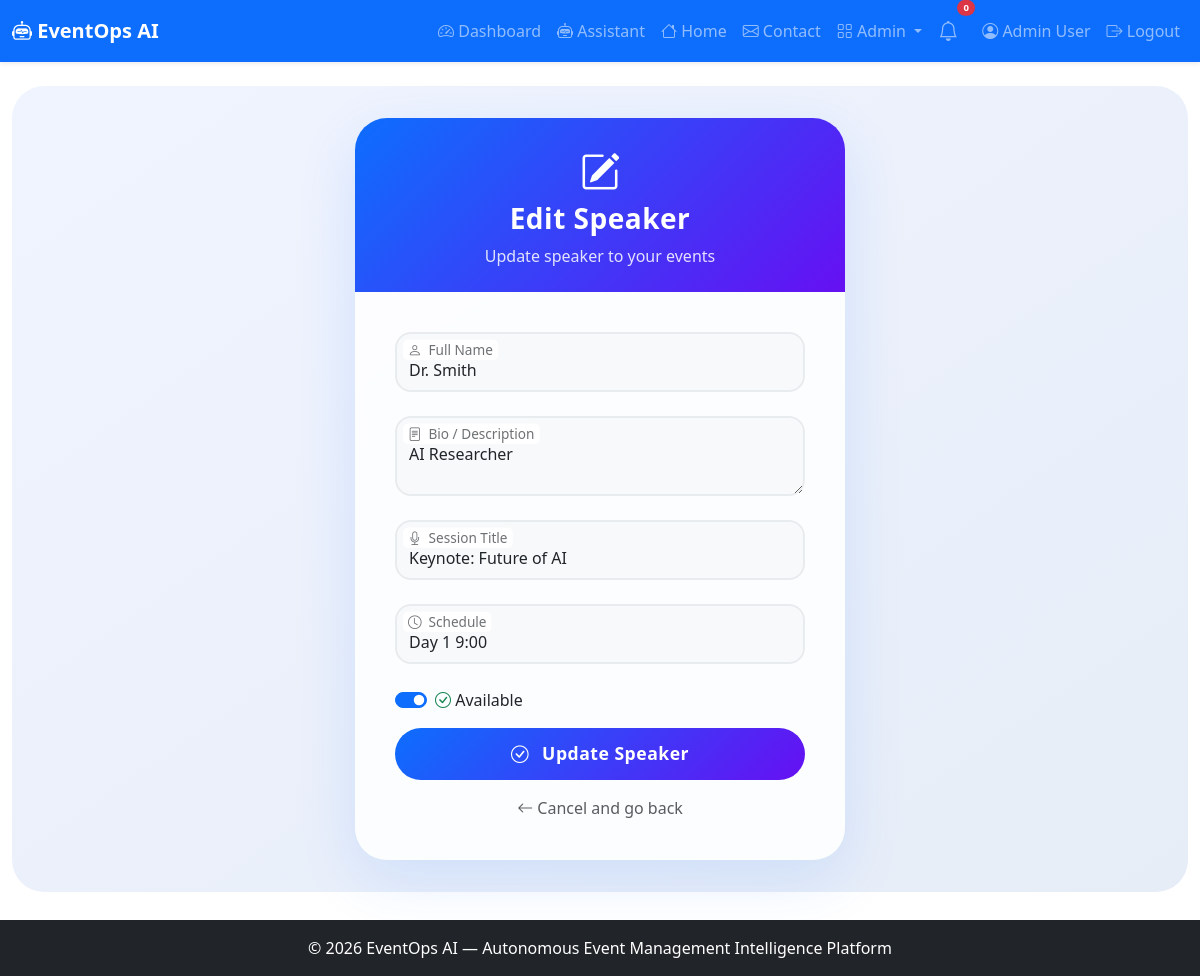
The app's page /admin/speakers/edit/1 (signed in) with its own data.
### app.py (models this page shows, shortened)
class User(UserMixin, db.Model):
    id = db.Column(db.Integer, primary_key=True)
    name = db.Column(db.String(100), nullable=False)
    email = db.Column(db.String(100), unique=True, nullable=False)
    password_hash = db.Column(db.String(200), nullable=False)
    role = db.Column(db.String(20), default='user')
    created_at = db.Column(db.DateTime, default=lambda: datetime.now(timezone.utc))

class Speaker(db.Model):
    id = db.Column(db.Integer, primary_key=True)
    name = db.Column(db.String(100), nullable=False)
    bio = db.Column(db.Text)
    session_title = db.Column(db.String(200))
    schedule = db.Column(db.String(100))
    availability = db.Column(db.Boolean, default=True)
    created_at = db.Column(db.DateTime, default=lambda: datetime.now(timezone.utc))

### app.py (the view, shortened to what this page needs)
@app.route('/admin/speakers/edit/<int:speaker_id>', methods=['GET', 'POST'])
@login_required
def admin_speaker_edit(speaker_id):
    if current_user.role != 'admin':
        abort(403)
    speaker = Speaker.query.get_or_404(speaker_id)
    return render_template('admin_speaker_form.html', speaker=speaker)

### app.py (called while the page is built)
@login_manager.user_loader
def load_user(user_id):
    return User.query.get(int(user_id))

### templates/admin_speaker_form.html (shortened to what this page needs)
{% extends "base.html" %}
{% block content %}
<div class="form-wrapper">
    <div class="col-md-8 col-lg-6 col-xl-5">
        <div class="card form-card">
            <div class="card-header">
                <i class="bi bi-{{ 'pencil-square' if speaker else 'person-plus' }}"></i>
                <h3>{{ 'Edit' if speaker else 'Add' }} Speaker</h3>
                <p class="mb-0" style="opacity:0.85;">{{ 'Update' if speaker else 'Add a new' }} speaker to your events</p>
            </div>
            <div class="card-body">
                <form method="POST">
                    <div class="form-floating">
                        <input type="text" class="form-control" id="name" name="name"
                               value="{{ speaker.name if speaker else '' }}" placeholder="Full name" required>
                        <label for="name">Full Name</label>
                    </div>
                    <div class="form-floating">
                        <textarea class="form-control" id="bio" name="bio" placeholder="Bio"
                                  style="min-height: 80px;">{{ speaker.bio if speaker else '' }}</textarea>
                        <label for="bio">Bio / Description</label>
                    </div>
                    <div class="form-floating">
                        <input type="text" class="form-control" id="session_title" name="session_title"
                               value="{{ speaker.session_title if speaker else '' }}" placeholder="Session title">
                        <label for="session_title">Session Title</label>
                    </div>
                    <div class="form-floating">
                        <input type="text" class="form-control" id="schedule" name="schedule"
                               value="{{ speaker.schedule if speaker else '' }}" placeholder="e.g. Day 1 10:00">
                        <label for="schedule">Schedule</label>
                    </div>
                    <div class="form-check form-switch mb-3">
                        <input class="form-check-input" type="checkbox" id="availability" name="availability"
                               value="1" {% if speaker and speaker.availability %}checked{% endif %}>
                        <label class="form-check-label" for="availability">
                            <i class="bi bi-check-circle text-success"></i> Available
                        </label>
                    </div>
                    <button type="submit" class="btn btn-save">
                        <i class="bi bi-check-circle me-2"></i> {{ 'Update' if speaker else 'Create' }} Speaker
                    </button>
                    <div class="text-center mt-3">
                        <a href="{{ url_for('admin_speakers') }}" class="text-decoration-none text-muted">
                            <i class="bi bi-arrow-left"></i> Cancel and go back
                        </a>
                    </div>
                </form>
            </div>
        </div>
    </div>
</div>
{% endblock %}

### templates/base.html (shortened to what this page needs)
<!DOCTYPE html>
<html lang="en">
<head>
    <link href="https://cdn.jsdelivr.net/npm/bootstrap@5.3.0/dist/css/bootstrap.min.css" rel="stylesheet">
    <link rel="stylesheet" href="https://cdn.jsdelivr.net/npm/bootstrap-icons@1.11.0/font/bootstrap-icons.css">
    <link rel="stylesheet" href="{{ url_for('static', filename='css/style.css') }}">
</head>
<body>
    <nav class="navbar navbar-expand-lg navbar-dark bg-primary shadow-sm">
        <div class="container-fluid">
            <a class="navbar-brand fw-bold" href="{{ url_for('index') }}">
                <i class="bi bi-robot"></i> EventOps AI
            </a>
            <div class="collapse navbar-collapse" id="navbarNav">
                <ul class="navbar-nav ms-auto align-items-lg-center">
                    {% if current_user.is_authenticated %}
                        <li class="nav-item">
                            <a class="nav-link" href="{{ url_for('dashboard') }}">
                                <i class="bi bi-speedometer2"></i> Dashboard
                            </a>
                        </li>
                        <li class="nav-item">
                            <a class="nav-link" href="{{ url_for('assistant_page') }}">
                                <i class="bi bi-robot"></i> Assistant
                            </a>
                        </li>
                    <li class="nav-item">
                            <a class="nav-link" href="{{ url_for('index') }}">
                                <i class="bi bi-house"></i> Home
                            </a>
                        </li>
                    <li class="nav-item">
                            <a class="nav-link" href="{{ url_for('contact') }}">
                                <i class="bi bi-envelope"></i> Contact
                            </a>
                        </li>
                        {% if current_user.role == 'admin' %}
                        <li class="nav-item dropdown">
                            <a class="nav-link dropdown-toggle" href="#" role="button" data-bs-toggle="dropdown">
                                <i class="bi bi-grid"></i> Admin
                            </a>
                        </li>
                        {% endif %}
                        <li class="nav-item position-relative me-2">
                            <a class="nav-link" href="#" title="Notifications" data-bs-toggle="dropdown">
                                <i class="bi bi-bell fs-5"></i>
                                <span class="position-absolute top-0 start-100 translate-middle badge rounded-pill bg-danger" style="font-size:0.6rem;">
                                    0
                                </span>
                            </a>
                        </li>
                        <li class="nav-item">
                            <a class="nav-link" href="{{ url_for('profile') }}">
                                <i class="bi bi-person-circle"></i> {{ current_user.name }}
                            </a>
                        </li>
                        <li class="nav-item">
                            <a class="nav-link" href="{{ url_for('logout') }}">
                                <i class="bi bi-box-arrow-right"></i> Logout
                            </a>
                        </li>
                    {% endif %}
                </ul>
            </div>
        </div>
    </nav>
    <main class="container-fluid py-4">
        {% block content %}{% endblock %}
    </main>
    <footer class="footer bg-dark text-white py-3 mt-4">
        <div class="container text-center">
            <span>© 2026 EventOps AI — Autonomous Event Management Intelligence Platform</span>
        </div>
    </footer>
</body>
</html>

### static/css/style.css (style rules this page uses)
body { padding-bottom: 60px; }
.footer { position: fixed; bottom: 0; width: 100%; }

### templates/admin_speaker_form.html (style rules this page uses)
.form-wrapper { background: linear-gradient(145deg, #f0f4ff 0%, #e6edf7 100%); min-height: 80vh; display: flex; align-items: center; justify-content: center; padding: 2rem 0; border-radius: 2rem; }
.form-card { border: none; border-radius: 2rem; background: rgba(255,255,255,0.85); backdrop-filter: blur(4px); box-shadow: 0 20px 60px rgba(13, 110, 253, 0.12); overflow: hidden; transition: transform 0.3s; }
.form-card .card-header { background: linear-gradient(135deg, #0d6efd, #6610f2); color: white; padding: 1.5rem 2rem; border: none; text-align: center; }
.form-card .card-header h3 { font-weight: 700; letter-spacing: 0.5px; }
.form-card .card-header i { font-size: 2.5rem; margin-bottom: 0.3rem; }
.form-card .card-body { padding: 2.5rem 2.5rem; }
.form-floating { margin-bottom: 1.5rem; }
.form-floating > .form-control, .form-floating > .form-select, .form-floating > textarea { border-radius: 1rem; border: 2px solid #e9ecef; transition: all 0.2s ease; background: #f8f9fa; min-height: 60px; }
.form-floating > label { color: #6c757d; font-weight: 500; }
.form-check-input:checked { background-color: #0d6efd; border-color: #0d6efd; }
.form-check-label { font-weight: 500; }
.btn-save { padding: 0.8rem 2rem; border-radius: 50px; font-weight: 600; letter-spacing: 0.5px; background: linear-gradient(135deg, #0d6efd, #6610f2); border: none; color: white; transition: all 0.3s ease; width: 100%; font-size: 1.1rem; }

### records on screen
User: name "Admin User"
Speaker: name "Dr. Smith", bio "AI Researcher", session_title "Keynote: Future of AI", schedule "Day 1 9:00", availability "☑"

### other values on screen
{{ 'Edit' if speaker else 'Add' }} "Edit"
{{ 'Update' if speaker else 'Add a new' }} "Update"
{{ 'Update' if speaker else 'Create' }} "Update"
